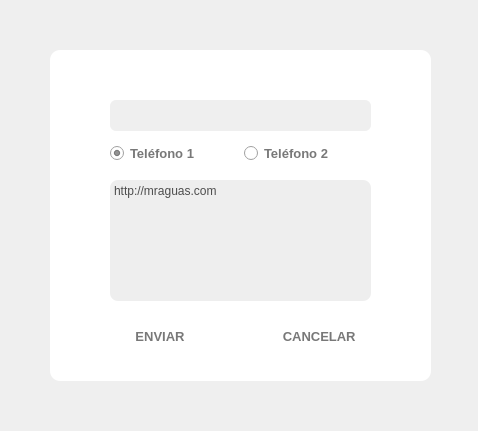
<?xml version="1.0" encoding="UTF-8"?>
<ui version="4.0">
 <class>SendWhatsappMessage</class>
 <widget class="QWidget" name="SendWhatsappMessage">
  <property name="geometry">
   <rect>
    <x>0</x>
    <y>0</y>
    <width>478</width>
    <height>431</height>
   </rect>
  </property>
  <property name="windowTitle">
   <string>Form</string>
  </property>
  <widget class="MyLabelShine" name="label_background">
   <property name="geometry">
    <rect>
     <x>50</x>
     <y>50</y>
     <width>381</width>
     <height>331</height>
    </rect>
   </property>
   <property name="styleSheet">
    <string notr="true">background-color: #FFFFFF; 
border-radius: 10px;
/*border: 2px solid #368DCE;*/</string>
   </property>
   <property name="text">
    <string/>
   </property>
   <property name="alignment">
    <set>Qt::AlignCenter</set>
   </property>
  </widget>
  <widget class="MyLabelAnimated" name="pb_close">
   <property name="geometry">
    <rect>
     <x>390</x>
     <y>60</y>
     <width>31</width>
     <height>31</height>
    </rect>
   </property>
   <property name="styleSheet">
    <string notr="true">QLabel{
	border-radius: 5px;

}
QLabel:hover:!pressed{
	  background-color: rgba(255, 200, 200);
}
</string>
   </property>
   <property name="text">
    <string/>
   </property>
   <property name="pixmap">
    <pixmap resource="assets.qrc">:/icons/close.png</pixmap>
   </property>
   <property name="scaledContents">
    <bool>true</bool>
   </property>
  </widget>
  <widget class="my_label" name="lb_logo">
   <property name="geometry">
    <rect>
     <x>60</x>
     <y>60</y>
     <width>42</width>
     <height>33</height>
    </rect>
   </property>
   <property name="minimumSize">
    <size>
     <width>0</width>
     <height>0</height>
    </size>
   </property>
   <property name="maximumSize">
    <size>
     <width>200</width>
     <height>240</height>
    </size>
   </property>
   <property name="styleSheet">
    <string notr="true">border-image: url(:/icons/app_logo.png);</string>
   </property>
   <property name="text">
    <string/>
   </property>
   <property name="scaledContents">
    <bool>false</bool>
   </property>
   <property name="alignment">
    <set>Qt::AlignCenter</set>
   </property>
   <property name="wordWrap">
    <bool>false</bool>
   </property>
  </widget>
  <widget class="QWidget" name="layoutWidget_2">
   <property name="geometry">
    <rect>
     <x>110</x>
     <y>320</y>
     <width>261</width>
     <height>32</height>
    </rect>
   </property>
   <layout class="QHBoxLayout" name="horizontalLayout_3">
    <item>
     <widget class="QPushButton" name="pb_aceptar">
      <property name="minimumSize">
       <size>
        <width>100</width>
        <height>30</height>
       </size>
      </property>
      <property name="font">
       <font>
        <family>Segoe UI</family>
        <pointsize>10</pointsize>
        <weight>75</weight>
        <bold>true</bold>
       </font>
      </property>
      <property name="styleSheet">
       <string notr="true">QPushButton{
	border-radius: 3px;
	color:rgb(120, 120, 120);
}
QPushButton:hover:!pressed{
	  background-color: #EEEEEE; 
}</string>
      </property>
      <property name="text">
       <string>ENVIAR</string>
      </property>
      <property name="icon">
       <iconset resource="assets.qrc">
        <normaloff>:/icons/send.png</normaloff>:/icons/send.png</iconset>
      </property>
      <property name="iconSize">
       <size>
        <width>30</width>
        <height>20</height>
       </size>
      </property>
      <property name="flat">
       <bool>true</bool>
      </property>
     </widget>
    </item>
    <item>
     <spacer name="horizontalSpacer_4">
      <property name="orientation">
       <enum>Qt::Horizontal</enum>
      </property>
      <property name="sizeHint" stdset="0">
       <size>
        <width>40</width>
        <height>20</height>
       </size>
      </property>
     </spacer>
    </item>
    <item>
     <widget class="QPushButton" name="pb_cancelar">
      <property name="minimumSize">
       <size>
        <width>100</width>
        <height>30</height>
       </size>
      </property>
      <property name="font">
       <font>
        <family>Segoe UI</family>
        <pointsize>10</pointsize>
        <weight>75</weight>
        <bold>true</bold>
       </font>
      </property>
      <property name="styleSheet">
       <string notr="true">QPushButton{
	border-radius: 3px;
	color:rgb(120, 120, 120);
}
QPushButton:hover:!pressed{
	  background-color: #EEEEEE; 
}</string>
      </property>
      <property name="text">
       <string>CANCELAR </string>
      </property>
      <property name="icon">
       <iconset resource="assets.qrc">
        <normaloff>:/icons/cancel.png</normaloff>:/icons/cancel.png</iconset>
      </property>
      <property name="iconSize">
       <size>
        <width>30</width>
        <height>20</height>
       </size>
      </property>
      <property name="flat">
       <bool>true</bool>
      </property>
     </widget>
    </item>
   </layout>
  </widget>
  <widget class="QPlainTextEdit" name="pt_message">
   <property name="geometry">
    <rect>
     <x>110</x>
     <y>180</y>
     <width>261</width>
     <height>121</height>
    </rect>
   </property>
   <property name="styleSheet">
    <string notr="true">QPlainTextEdit{
	border-radius: 8px;
	color:rgb(77, 77, 77);
	background-color: #EEEEEE; 
}
</string>
   </property>
   <property name="plainText">
    <string>http://mraguas.com</string>
   </property>
  </widget>
  <widget class="QWidget" name="layoutWidget">
   <property name="geometry">
    <rect>
     <x>110</x>
     <y>140</y>
     <width>261</width>
     <height>27</height>
    </rect>
   </property>
   <layout class="QHBoxLayout" name="horizontalLayout">
    <item>
     <widget class="QRadioButton" name="cb_phone_1">
      <property name="font">
       <font>
        <family>Segoe UI</family>
        <pointsize>10</pointsize>
        <weight>75</weight>
        <bold>true</bold>
       </font>
      </property>
      <property name="styleSheet">
       <string notr="true">QRadioButton{	
	color:rgb(120, 120, 120);
	border-radius: 6px;
}

QRadioButton::indicator::checked{
    width: 25px;
	height: 25px;
	image: url(:/icons/checked.png);
}
QRadioButton::indicator::unchecked{
    width: 25px;
	height: 25px;
	image: url(:/icons/unchecked.png);
}

QRadioButton:hover:!pressed{
	  background-color: #EEEEEE; 
}</string>
      </property>
      <property name="text">
       <string>Teléfono 1</string>
      </property>
      <property name="checked">
       <bool>true</bool>
      </property>
     </widget>
    </item>
    <item>
     <widget class="QRadioButton" name="cb_phone_2">
      <property name="font">
       <font>
        <family>Segoe UI</family>
        <pointsize>10</pointsize>
        <weight>75</weight>
        <bold>true</bold>
       </font>
      </property>
      <property name="styleSheet">
       <string notr="true">QRadioButton{	
	color:rgb(120, 120, 120);
	border-radius: 6px;
}

QRadioButton::indicator::checked{
    width: 25px;
	height: 25px;
	image: url(:/icons/checked.png);
}
QRadioButton::indicator::unchecked{
    width: 25px;
	height: 25px;
	image: url(:/icons/unchecked.png);
}

QRadioButton:hover:!pressed{
	  background-color: #EEEEEE; 
}</string>
      </property>
      <property name="text">
       <string>Teléfono 2</string>
      </property>
     </widget>
    </item>
   </layout>
   <zorder>cb_phone_2</zorder>
   <zorder>cb_phone_1</zorder>
  </widget>
  <widget class="MyLabelSpinner" name="l_spinner_country">
   <property name="geometry">
    <rect>
     <x>110</x>
     <y>100</y>
     <width>261</width>
     <height>31</height>
    </rect>
   </property>
   <property name="styleSheet">
    <string notr="true">QLabel{
	background-color: #EFEFEF; 
	border-radius: 6px;
	color:rgb(50, 50, 50);
}
QLabel:hover:!pressed{
	  background-color: #DDDDDD; 
}</string>
   </property>
   <property name="text">
    <string/>
   </property>
   <property name="scaledContents">
    <bool>true</bool>
   </property>
   <property name="alignment">
    <set>Qt::AlignCenter</set>
   </property>
  </widget>
 </widget>
 <customwidgets>
  <customwidget>
   <class>MyLabelAnimated</class>
   <extends>QLabel</extends>
   <header location="global">mylabelanimated.h</header>
  </customwidget>
  <customwidget>
   <class>MyLabelSpinner</class>
   <extends>QLabel</extends>
   <header location="global">mylabelspinner.h</header>
  </customwidget>
  <customwidget>
   <class>MyLabelShine</class>
   <extends>QLabel</extends>
   <header location="global">mylabelshine.h</header>
  </customwidget>
  <customwidget>
   <class>my_label</class>
   <extends>QLabel</extends>
   <header location="global">my_label.h</header>
  </customwidget>
 </customwidgets>
 <resources>
  <include location="assets.qrc"/>
 </resources>
 <connections/>
</ui>
